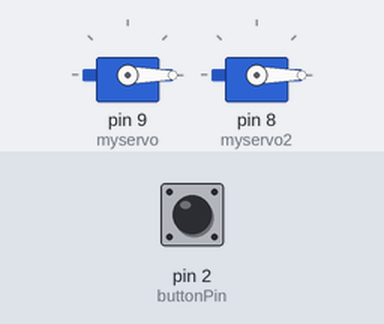
Recording of a sketch running on a simulated Arduino Uno, built with avr-gcc and run on an emulated ATmega328P. Parts: 2 × servo. The inputs (shaded band) are chosen by the test bench; at power-on: pin 2 (buttonPin) LOW.

Above: at 1.2 s.
1.3 s: pin 2 (buttonPin) pulled HIGH for 0.15 s
At 1.38 s:
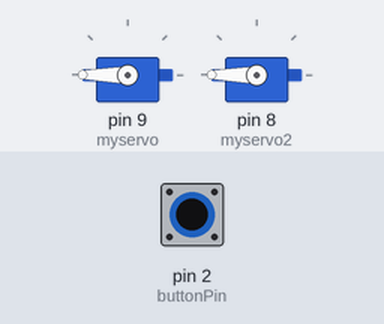
2.9 s: pin 2 (buttonPin) pulled HIGH for 3.2 s
At 7.4 s:
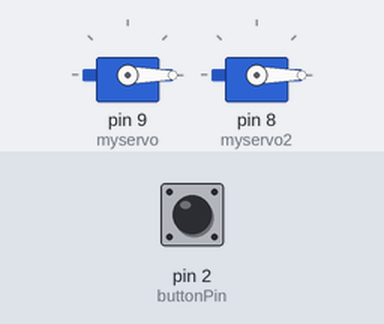
Timing chart, 0 to 8.9 s (numbered marks = the images above; inputs shaded):
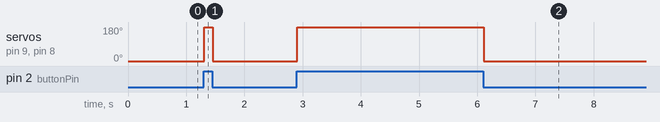

The sketch:

open_and_close.ino
```cpp
#include <Servo.h>

Servo myservo,myservo2;  // create servo object to control a servo

int potpin = 0;  // analog pin used to connect the potentiometer
int val;    // variable to read the value from the analog pin

const int buttonPin = 2;
const int ledPin =  13;

int buttonState = 0;

void setup() {
  Serial.begin(9600);
  myservo.attach(9);
  myservo2.attach(8);

  pinMode(buttonPin, INPUT);
}

void loop() {
  buttonState = digitalRead(buttonPin);

  if (buttonState == HIGH) {
    val = 1023;
  } else {
    val = 0;
  }

  val = map(val, 0, 1023, 0, 180);     // scale it to use it with the servo (value between 0 and 180)
  myservo.write(val);
  myservo2.write(val); // sets the servo position according to the scaled value
  delay(15);                           // waits for the servo to get there
}
```

Measured:
- after the input at 1.3 s, servo on pin 9 (myservo), servo on pin 8 (myservo2): 0° → 180° at once, → 0° 0.15 s later
- after the input at 2.9 s, servo on pin 9 (myservo), servo on pin 8 (myservo2): 0° → 180° at once, → 0° 3.2 s later
